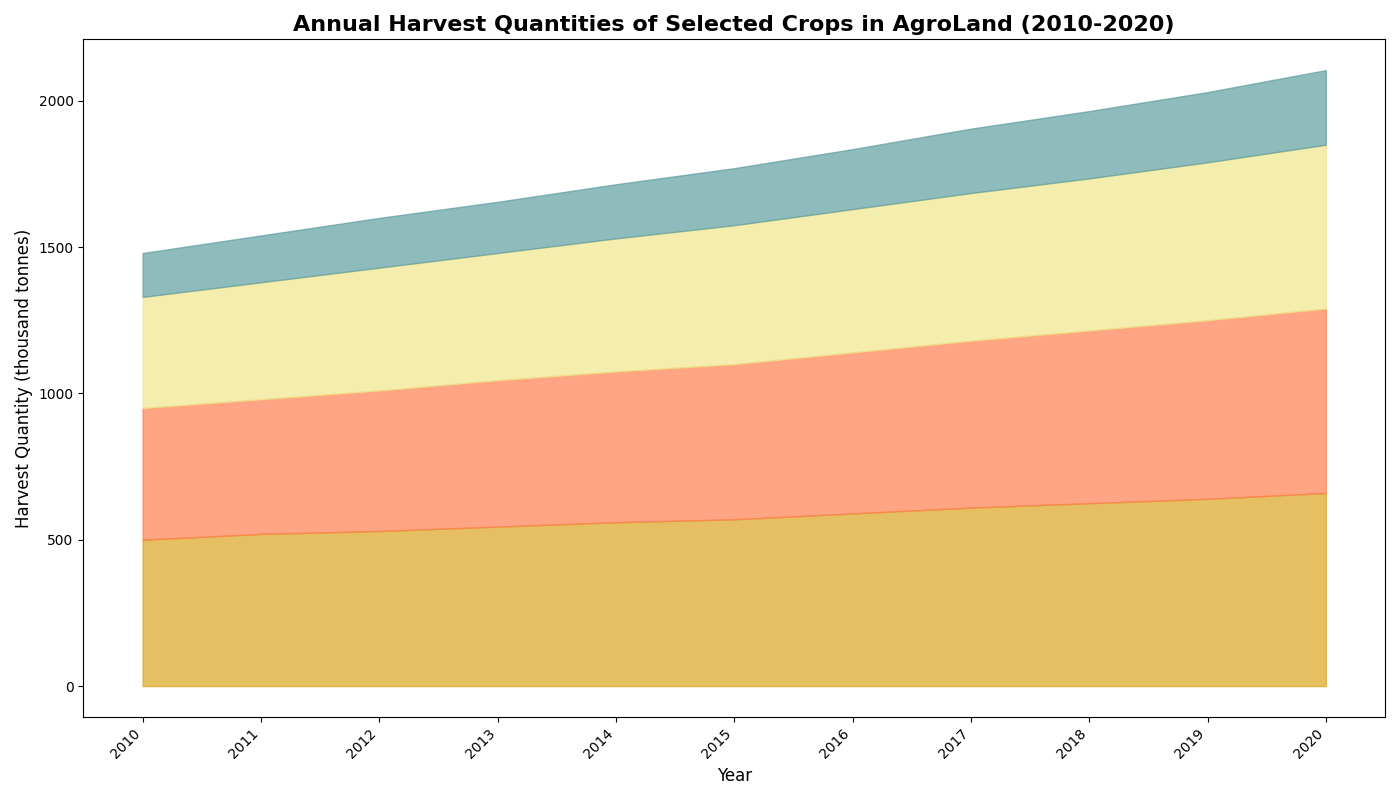

This chart was generated by the following Python code:
import matplotlib.pyplot as plt
import numpy as np

years = np.arange(2010, 2021)
wheat_harvest = np.array([500, 520, 530, 545, 560, 570, 590, 610, 625, 640, 660])
corn_harvest = np.array([450, 460, 480, 500, 515, 530, 550, 570, 590, 610, 630])
rice_harvest = np.array([380, 400, 420, 435, 455, 475, 490, 505, 520, 540, 560])
soybean_harvest = np.array([150, 160, 170, 175, 185, 195, 205, 220, 230, 240, 255])

fig, ax = plt.subplots(figsize=(14, 8))
ax.fill_between(years, 0, wheat_harvest, color='goldenrod', alpha=0.7)
ax.fill_between(years, wheat_harvest, wheat_harvest + corn_harvest, color='coral', alpha=0.7)
ax.fill_between(years, wheat_harvest + corn_harvest, wheat_harvest + corn_harvest + rice_harvest, color='khaki', alpha=0.7)
ax.fill_between(years, wheat_harvest + corn_harvest + rice_harvest, 
                wheat_harvest + corn_harvest + rice_harvest + soybean_harvest, 
                color='cadetblue', alpha=0.7)

ax.set_title("Annual Harvest Quantities of Selected Crops in AgroLand (2010-2020)", fontsize=16, fontweight='bold')
ax.set_xlabel("Year", fontsize=12)
ax.set_ylabel("Harvest Quantity (thousand tonnes)", fontsize=12)

plt.xticks(years, rotation=45, ha="right")
plt.tight_layout()
plt.show()
